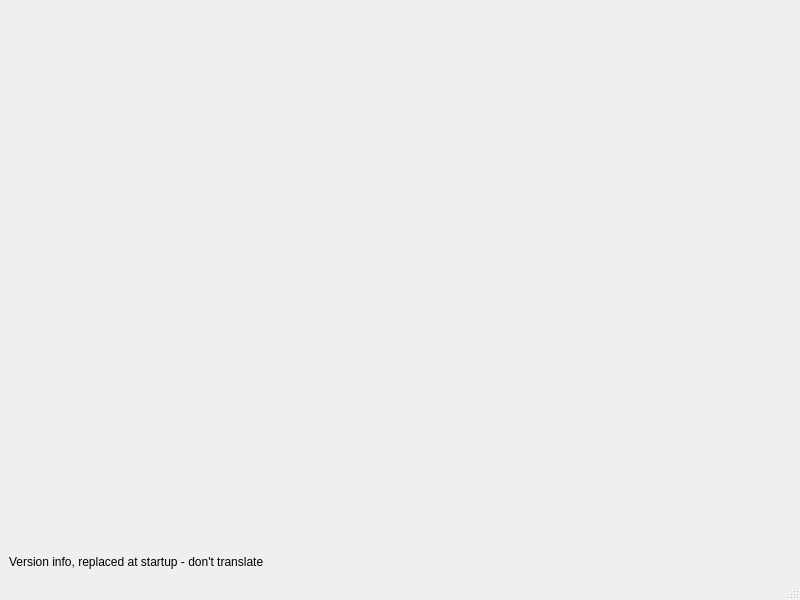
<?xml version="1.0" encoding="UTF-8"?>
<ui version="4.0">
 <class>MainWindow</class>
 <widget class="QMainWindow" name="MainWindow">
  <property name="geometry">
   <rect>
    <x>0</x>
    <y>0</y>
    <width>800</width>
    <height>600</height>
   </rect>
  </property>
  <property name="windowTitle">
   <string>MainWindow</string>
  </property>
  <widget class="QWidget" name="centralwidget">
   <layout class="QGridLayout" name="gridLayout">
    <item row="1" column="0">
     <widget class="QLabel" name="versionLabel">
      <property name="text">
       <string>Version info, replaced at startup - don't translate</string>
      </property>
      <property name="textFormat">
       <enum>Qt::MarkdownText</enum>
      </property>
      <property name="wordWrap">
       <bool>true</bool>
      </property>
      <property name="openExternalLinks">
       <bool>true</bool>
      </property>
     </widget>
    </item>
    <item row="0" column="0">
     <widget class="QTabWidget" name="tabWidget">
      <property name="currentIndex">
       <number>-1</number>
      </property>
      <property name="documentMode">
       <bool>true</bool>
      </property>
      <property name="tabsClosable">
       <bool>true</bool>
      </property>
      <property name="movable">
       <bool>true</bool>
      </property>
     </widget>
    </item>
   </layout>
  </widget>
  <widget class="QMenuBar" name="menubar">
   <property name="geometry">
    <rect>
     <x>0</x>
     <y>0</y>
     <width>800</width>
     <height>21</height>
    </rect>
   </property>
  </widget>
  <widget class="QStatusBar" name="statusbar"/>
 </widget>
 <resources/>
 <connections/>
</ui>
